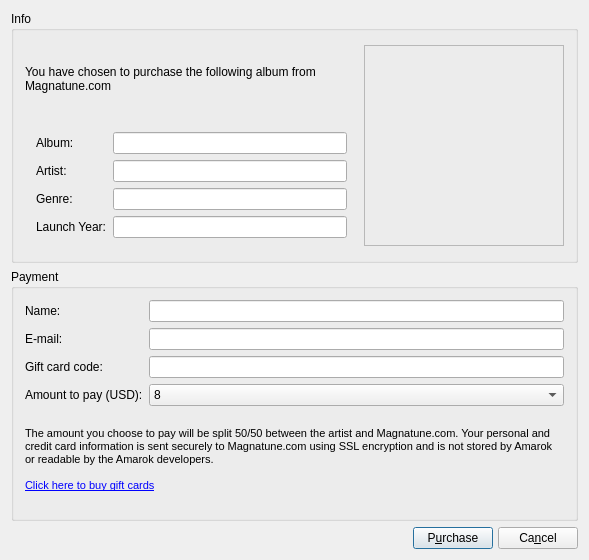
<?xml version="1.0" encoding="UTF-8"?>
<ui version="4.0">
 <class>magnatunePurchaseDialogBase</class>
 <widget class="QDialog" name="magnatunePurchaseDialogBase">
  <property name="enabled">
   <bool>true</bool>
  </property>
  <property name="geometry">
   <rect>
    <x>0</x>
    <y>0</y>
    <width>589</width>
    <height>560</height>
   </rect>
  </property>
  <property name="minimumSize">
   <size>
    <width>589</width>
    <height>560</height>
   </size>
  </property>
  <property name="windowTitle">
   <string>Purchase Album from Magnatune.com</string>
  </property>
  <layout class="QGridLayout" name="gridLayout_2">
   <item row="0" column="0">
    <widget class="QGroupBox" name="groupBox1">
     <property name="title">
      <string>Info</string>
     </property>
     <layout class="QGridLayout">
      <item row="0" column="0">
       <widget class="QLabel" name="infoLabel">
        <property name="text">
         <string>You have chosen to purchase the following album from Magnatune.com</string>
        </property>
        <property name="alignment">
         <set>Qt::AlignVCenter</set>
        </property>
        <property name="wordWrap">
         <bool>true</bool>
        </property>
       </widget>
      </item>
      <item row="0" column="1" rowspan="2">
       <widget class="QLabel" name="coverPixmapLabel">
        <property name="sizePolicy">
         <sizepolicy hsizetype="Fixed" vsizetype="Fixed">
          <horstretch>0</horstretch>
          <verstretch>0</verstretch>
         </sizepolicy>
        </property>
        <property name="minimumSize">
         <size>
          <width>200</width>
          <height>201</height>
         </size>
        </property>
        <property name="maximumSize">
         <size>
          <width>200</width>
          <height>201</height>
         </size>
        </property>
        <property name="frameShape">
         <enum>QFrame::StyledPanel</enum>
        </property>
        <property name="pixmap">
         <pixmap/>
        </property>
        <property name="scaledContents">
         <bool>true</bool>
        </property>
        <property name="wordWrap">
         <bool>false</bool>
        </property>
       </widget>
      </item>
      <item row="1" column="0">
       <widget class="QFrame" name="frame">
        <property name="frameShape">
         <enum>QFrame::NoFrame</enum>
        </property>
        <property name="frameShadow">
         <enum>QFrame::Raised</enum>
        </property>
        <layout class="QGridLayout">
         <item row="0" column="0">
          <widget class="QLabel" name="textLabel13">
           <property name="text">
            <string>Album:</string>
           </property>
           <property name="wordWrap">
            <bool>false</bool>
           </property>
          </widget>
         </item>
         <item row="0" column="1">
          <widget class="QLineEdit" name="albumEdit">
           <property name="enabled">
            <bool>true</bool>
           </property>
           <property name="readOnly">
            <bool>true</bool>
           </property>
          </widget>
         </item>
         <item row="1" column="0">
          <widget class="QLabel" name="textLabel14">
           <property name="text">
            <string>Artist:</string>
           </property>
           <property name="wordWrap">
            <bool>false</bool>
           </property>
          </widget>
         </item>
         <item row="1" column="1">
          <widget class="QLineEdit" name="artistEdit">
           <property name="enabled">
            <bool>true</bool>
           </property>
           <property name="readOnly">
            <bool>true</bool>
           </property>
          </widget>
         </item>
         <item row="2" column="0">
          <widget class="QLabel" name="textLabel15">
           <property name="text">
            <string>Genre:</string>
           </property>
           <property name="wordWrap">
            <bool>false</bool>
           </property>
          </widget>
         </item>
         <item row="2" column="1">
          <widget class="QLineEdit" name="genresEdit">
           <property name="enabled">
            <bool>true</bool>
           </property>
           <property name="readOnly">
            <bool>true</bool>
           </property>
          </widget>
         </item>
         <item row="3" column="0">
          <widget class="QLabel" name="textLabel16">
           <property name="text">
            <string>Launch Year:</string>
           </property>
           <property name="wordWrap">
            <bool>false</bool>
           </property>
          </widget>
         </item>
         <item row="3" column="1">
          <widget class="QLineEdit" name="launchDateEdit">
           <property name="enabled">
            <bool>true</bool>
           </property>
           <property name="readOnly">
            <bool>true</bool>
           </property>
          </widget>
         </item>
        </layout>
       </widget>
      </item>
     </layout>
    </widget>
   </item>
   <item row="1" column="0">
    <widget class="QGroupBox" name="groupBox2">
     <property name="title">
      <string>Payment</string>
     </property>
     <layout class="QGridLayout" name="gridLayout">
      <item row="0" column="0">
       <widget class="QLabel" name="textLabel8">
        <property name="text">
         <string comment="The name of the person buying songs from magnatune">Name:</string>
        </property>
        <property name="wordWrap">
         <bool>false</bool>
        </property>
       </widget>
      </item>
      <item row="0" column="1">
       <widget class="QLineEdit" name="nameEdit"/>
      </item>
      <item row="1" column="0">
       <widget class="QLabel" name="textLabel9">
        <property name="text">
         <string comment="The e-mail address of the user">E-mail:</string>
        </property>
        <property name="wordWrap">
         <bool>false</bool>
        </property>
       </widget>
      </item>
      <item row="1" column="1">
       <widget class="QLineEdit" name="emailEdit"/>
      </item>
      <item row="2" column="0">
       <widget class="QLabel" name="textLabel3_2">
        <property name="text">
         <string>Gift card code:</string>
        </property>
        <property name="wordWrap">
         <bool>false</bool>
        </property>
       </widget>
      </item>
      <item row="2" column="1">
       <widget class="QLineEdit" name="gcEdit"/>
      </item>
      <item row="3" column="0">
       <widget class="QLabel" name="textLabel7">
        <property name="text">
         <string>Amount to pay (USD):</string>
        </property>
        <property name="wordWrap">
         <bool>false</bool>
        </property>
       </widget>
      </item>
      <item row="3" column="1">
       <widget class="QComboBox" name="amountComboBox">
        <property name="currentIndex">
         <number>3</number>
        </property>
        <item>
         <property name="text">
          <string>5</string>
         </property>
        </item>
        <item>
         <property name="text">
          <string>6</string>
         </property>
        </item>
        <item>
         <property name="text">
          <string>7</string>
         </property>
        </item>
        <item>
         <property name="text">
          <string>8</string>
         </property>
        </item>
        <item>
         <property name="text">
          <string>9</string>
         </property>
        </item>
        <item>
         <property name="text">
          <string>10</string>
         </property>
        </item>
        <item>
         <property name="text">
          <string>11</string>
         </property>
        </item>
        <item>
         <property name="text">
          <string>12</string>
         </property>
        </item>
        <item>
         <property name="text">
          <string>13</string>
         </property>
        </item>
        <item>
         <property name="text">
          <string>14</string>
         </property>
        </item>
        <item>
         <property name="text">
          <string>15</string>
         </property>
        </item>
        <item>
         <property name="text">
          <string>16</string>
         </property>
        </item>
        <item>
         <property name="text">
          <string>17</string>
         </property>
        </item>
        <item>
         <property name="text">
          <string>18</string>
         </property>
        </item>
       </widget>
      </item>
      <item row="4" column="0" colspan="2">
       <widget class="QLabel" name="textLabel17">
        <property name="text">
         <string>&lt;!DOCTYPE HTML PUBLIC &quot;-//W3C//DTD HTML 4.0//EN&quot; &quot;http://www.w3.org/TR/REC-html40/strict.dtd&quot;&gt;
&lt;html&gt;&lt;head&gt;&lt;meta name=&quot;qrichtext&quot; content=&quot;1&quot; /&gt;&lt;style type=&quot;text/css&quot;&gt;
p, li { white-space: pre-wrap; }
&lt;/style&gt;&lt;/head&gt;&lt;body style=&quot; font-family:'DejaVu Serif'; font-size:8pt; font-weight:400; font-style:normal;&quot;&gt;
&lt;p style=&quot; margin-top:0px; margin-bottom:0px; margin-left:0px; margin-right:0px; -qt-block-indent:0; text-indent:0px;&quot;&gt;The amount you choose to pay will be split 50/50 between the artist and Magnatune.com. Your personal and credit card information is sent securely to Magnatune.com using SSL encryption and is not stored by Amarok or readable by the Amarok developers.&lt;/p&gt;
&lt;p style=&quot;-qt-paragraph-type:empty; margin-top:0px; margin-bottom:0px; margin-left:0px; margin-right:0px; -qt-block-indent:0; text-indent:0px;&quot;&gt;&lt;/p&gt;
&lt;p style=&quot; margin-top:0px; margin-bottom:0px; margin-left:0px; margin-right:0px; -qt-block-indent:0; text-indent:0px;&quot;&gt;&lt;a href=&quot;https://magnatune.com/buy/gc_buy_pp.php&quot;&gt;&lt;span style=&quot; text-decoration: underline; color:#0000ff;&quot;&gt;Click here to buy gift cards&lt;/span&gt;&lt;/a&gt;&lt;/p&gt;&lt;/body&gt;&lt;/html&gt;</string>
        </property>
        <property name="alignment">
         <set>Qt::AlignVCenter</set>
        </property>
        <property name="wordWrap">
         <bool>true</bool>
        </property>
        <property name="openExternalLinks">
         <bool>true</bool>
        </property>
       </widget>
      </item>
     </layout>
    </widget>
   </item>
   <item row="2" column="0">
    <layout class="QHBoxLayout">
     <property name="spacing">
      <number>5</number>
     </property>
     <property name="margin">
      <number>0</number>
     </property>
     <item>
      <spacer>
       <property name="orientation">
        <enum>Qt::Horizontal</enum>
       </property>
       <property name="sizeType">
        <enum>QSizePolicy::Expanding</enum>
       </property>
       <property name="sizeHint" stdset="0">
        <size>
         <width>41</width>
         <height>21</height>
        </size>
       </property>
      </spacer>
     </item>
     <item>
      <widget class="QPushButton" name="purchaseButton">
       <property name="text">
        <string>P&amp;urchase</string>
       </property>
      </widget>
     </item>
     <item>
      <widget class="QPushButton" name="cancelButton">
       <property name="text">
        <string>Ca&amp;ncel</string>
       </property>
      </widget>
     </item>
    </layout>
   </item>
  </layout>
  <zorder>groupBox1</zorder>
  <zorder>groupBox2</zorder>
  <zorder></zorder>
 </widget>
 <layoutdefault spacing="6" margin="11"/>
 <tabstops>
  <tabstop>albumEdit</tabstop>
  <tabstop>artistEdit</tabstop>
  <tabstop>genresEdit</tabstop>
  <tabstop>launchDateEdit</tabstop>
  <tabstop>nameEdit</tabstop>
  <tabstop>emailEdit</tabstop>
  <tabstop>gcEdit</tabstop>
  <tabstop>amountComboBox</tabstop>
  <tabstop>purchaseButton</tabstop>
  <tabstop>cancelButton</tabstop>
 </tabstops>
 <resources/>
 <connections>
  <connection>
   <sender>cancelButton</sender>
   <signal>clicked()</signal>
   <receiver>magnatunePurchaseDialogBase</receiver>
   <slot>cancel()</slot>
   <hints>
    <hint type="sourcelabel">
     <x>621</x>
     <y>585</y>
    </hint>
    <hint type="destinationlabel">
     <x>20</x>
     <y>20</y>
    </hint>
   </hints>
  </connection>
  <connection>
   <sender>purchaseButton</sender>
   <signal>clicked()</signal>
   <receiver>magnatunePurchaseDialogBase</receiver>
   <slot>purchase()</slot>
   <hints>
    <hint type="sourcelabel">
     <x>541</x>
     <y>585</y>
    </hint>
    <hint type="destinationlabel">
     <x>20</x>
     <y>20</y>
    </hint>
   </hints>
  </connection>
 </connections>
</ui>
